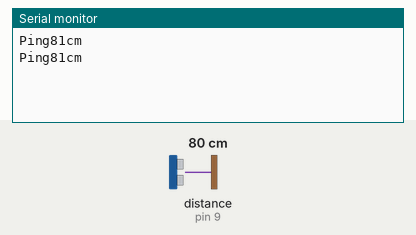
Bench run of a sketch on a simulated Arduino Uno, built with avr-gcc and run on an emulated ATmega328P. Parts: the last lines printed to the serial monitor. The test bench sets the inputs (shaded band); at power-on: distance to the obstacle (sensor on pin 9) 80 cm. The echo pulse lasts 58.3 µs per cm.

Above: at 1.8 s.
1.9 s: distance to the obstacle (sensor on pin 9) set to 2 cm
At 2.3 s:
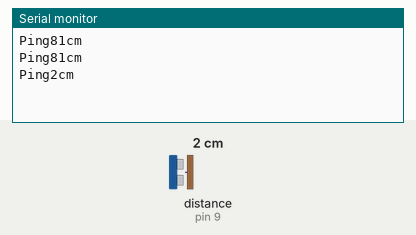
3.4 s: distance to the obstacle (sensor on pin 9) set to 4 cm
At 4.8 s:
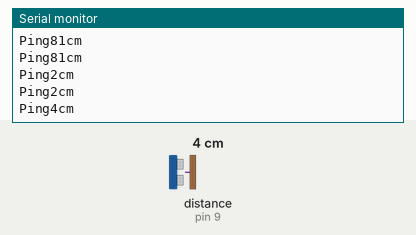
Timing chart, 0 to 6.4 s (numbered marks = the images above; inputs shaded):
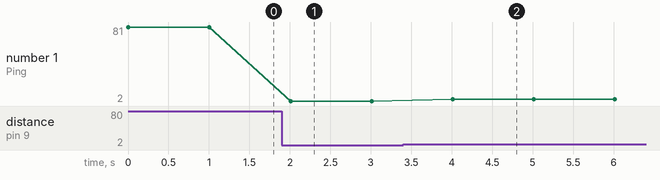

The sketch:

Ultrasonik.ino
```cpp
#include <NewPing.h>

//ULTRA
#define trig      8
#define echo      9
#define maksimal  200

//pengenalan jarak
NewPing jarak(trig, echo, maksimal);

void setup() {
  Serial.begin(9600);
}

void loop() {
  Serial.print("Ping");
  Serial.print(jarak.ping_cm());
  Serial.println("cm");
  delay(1000);

}
```

Measured:
- after the input at 1.9 s, the serial monitor: prints a new line after 0.11 s (image 1)
- after the input at 3.4 s, the serial monitor: prints a new line after 0.61 s (image 2)
- plotted number 1: 81 → 2 after the input at 1.9 s, 2 → 4 after the input at 3.4 s
